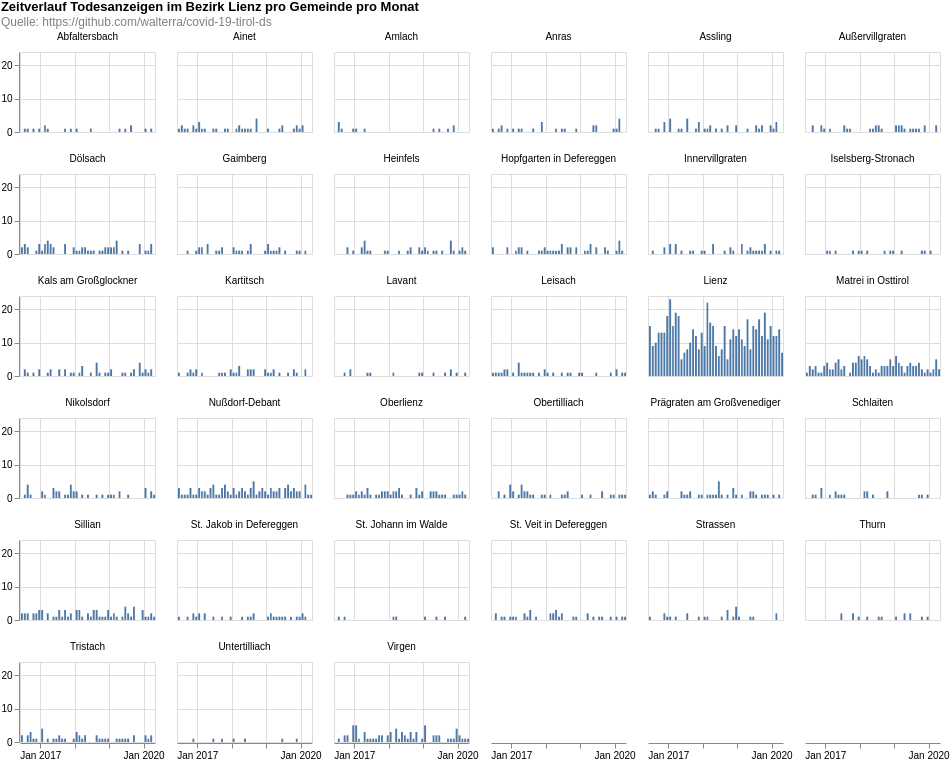

Vega-Lite specification stored for this chart:
### Vega-Lite specification from a JSON file in a GitHub repository (floating-point values rounded to 4 significant figures; data arrays with more than 128 entries replaced by an {"elided": "..."} marker saying what was removed)
{"$schema": "https://vega.github.io/schema/vega-lite/v4.8.1.json", "columns": 6, "config": {"view": {"continuousHeight": 300, "continuousWidth": 400}}, "data": {"name": "data-fc59644e5093aed9edd0ff1ce4d282b8"}, "datasets": {"data-fc59644e5093aed9edd0ff1ce4d282b8": {"elided": "1722 records"}}, "facet": {"field": "municipaly", "title": null, "type": "nominal"}, "padding": 0, "spec": {"layer": [{"encoding": {"tooltip": [{"field": "date", "timeUnit": "yearmonth", "type": "temporal"}, {"aggregate": "sum", "field": "count", "type": "quantitative"}], "x": {"field": "date", "timeUnit": "yearmonth", "title": null, "type": "temporal"}, "y": {"aggregate": "sum", "field": "count", "title": null, "type": "quantitative"}}, "height": 80, "mark": "bar", "width": 135}]}, "title": {"color": "black", "subtitle": ["Quelle: https://github.com/walterra/covid-19-tirol-ds"], "subtitleColor": "gray", "text": ["Zeitverlauf Todesanzeigen im Bezirk Lienz pro Gemeinde pro Monat"]}}
